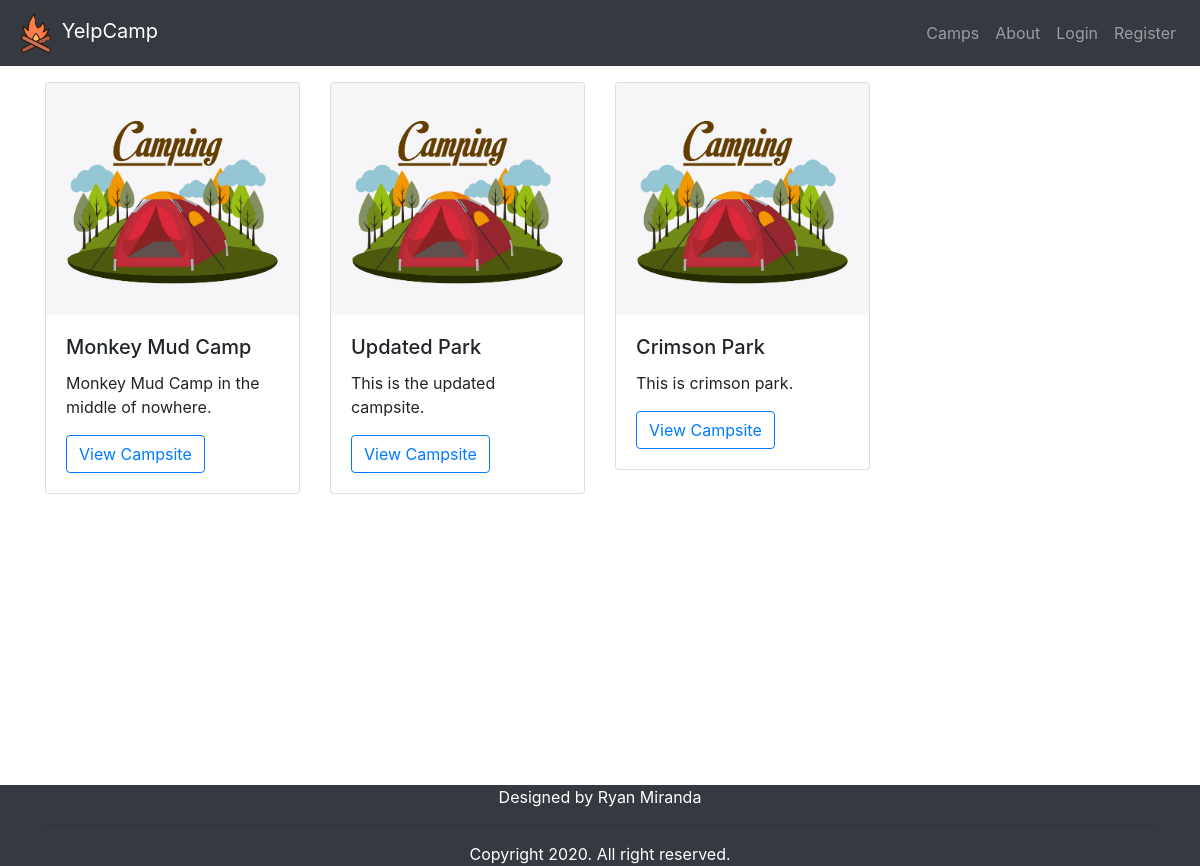
The app's page /camps/ with its own data.
### camps/models.py (models this page shows, shortened)
class Camp(models.Model):
    name = models.CharField(max_length=100, null=False, blank=False)
    content = models.TextField(max_length=200, null=False, blank=False)
    image = models.ImageField(upload_to='camps', null=True, blank=True)
    posted_date = models.DateTimeField(auto_now_add=True)
    edited_date = models.DateTimeField(auto_now=True)
    user = models.ForeignKey(User, on_delete=models.CASCADE)

### camps/views.py (the view)
# urls.py: path('', views.showAllCamps, name='all_camps'),
def showAllCamps(request):
    camps = Camp.objects.all()
    task = 'Create'
    return render(request, 'camps/all_camps.html', {'camps':camps, 'task':task})

### camps/templates/camps/all_camps.html (shortened to what this page needs)
{% extends 'users/base.html' %}
{% load static %}
{% block content %}
    {% if camps %}
        <div class="row">
            {% for camp in camps %}
                <div class="col-lg-3">
                        <div class="card">
                            <img class="card-img-top" src="/media/{{ camp.image }}" alt="Card image cap">
                            <div class="card-body">
                                <h5 class="card-title">{{ camp.name }}</h5>
                                <p class="card-text">{{ camp.content }}</p>
                                <a href="{% url 'camp' camp.id %}" class="btn btn-outline-primary">View Campsite</a>
                            </div>
                        </div>
                </div>
            {% endfor %}
        </div>
    {% endif %}
{% endblock %}

### static/css/styles.css (style rules this page uses)
body { margin: 0; padding: 0; }

### records on screen
Camp: image (picture), name "Monkey Mud Camp", content "Monkey Mud Camp in the middle of nowhere."
Camp: image (picture), name "Updated Park", content "This is the updated campsite."
Camp: image (picture), name "Crimson Park", content "This is crimson park."
